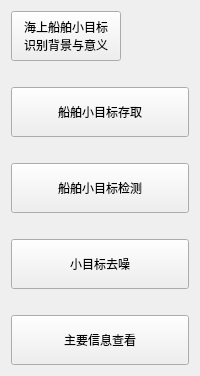
        <widget class="QWidget" name="mainMenuWidget" native="true">
         <property name="sizePolicy">
          <sizepolicy hsizetype="Fixed" vsizetype="Preferred">
           <horstretch>0</horstretch>
           <verstretch>0</verstretch>
          </sizepolicy>
         </property>
         <property name="styleSheet">
          <string notr="true"/>
         </property>
         <layout class="QVBoxLayout" name="verticalLayout_6">
          <item>
           <layout class="QVBoxLayout" name="verticalLayout_7">
            <item>
             <widget class="QPushButton" name="backgroundAnalysisBtn">
              <property name="sizePolicy">
               <sizepolicy hsizetype="Fixed" vsizetype="Fixed">
                <horstretch>0</horstretch>
                <verstretch>0</verstretch>
               </sizepolicy>
              </property>
              <property name="minimumSize">
               <size>
                <width>110</width>
                <height>50</height>
               </size>
              </property>
              <property name="layoutDirection">
               <enum>Qt::LeftToRight</enum>
              </property>
              <property name="text">
               <string>海上船舶小目标
识别背景与意义</string>
              </property>
              <property name="autoRepeat">
               <bool>false</bool>
              </property>
              <property name="autoExclusive">
               <bool>false</bool>
              </property>
              <property name="autoRepeatDelay">
               <number>300</number>
              </property>
             </widget>
            </item>
            <item>
             <spacer name="horizontalSpacer_11">
              <property name="orientation">
               <enum>Qt::Horizontal</enum>
              </property>
              <property name="sizeHint" stdset="0">
               <size>
                <width>40</width>
                <height>20</height>
               </size>
              </property>
             </spacer>
            </item>
            <item>
             <widget class="QPushButton" name="targetAccessBtn">
              <property name="sizePolicy">
               <sizepolicy hsizetype="Minimum" vsizetype="Fixed">
                <horstretch>0</horstretch>
                <verstretch>0</verstretch>
               </sizepolicy>
              </property>
              <property name="minimumSize">
               <size>
                <width>110</width>
                <height>50</height>
               </size>
              </property>
              <property name="layoutDirection">
               <enum>Qt::LeftToRight</enum>
              </property>
              <property name="text">
               <string>船舶小目标存取</string>
              </property>
              <property name="autoRepeat">
               <bool>false</bool>
              </property>
              <property name="autoExclusive">
               <bool>false</bool>
              </property>
              <property name="autoRepeatDelay">
               <number>300</number>
              </property>
             </widget>
            </item>
            <item>
             <spacer name="horizontalSpacer_12">
              <property name="orientation">
               <enum>Qt::Horizontal</enum>
              </property>
              <property name="sizeHint" stdset="0">
               <size>
                <width>40</width>
                <height>20</height>
               </size>
              </property>
             </spacer>
            </item>
            <item>
             <widget class="QPushButton" name="targetDectionBtn">
              <property name="sizePolicy">
               <sizepolicy hsizetype="Minimum" vsizetype="Fixed">
                <horstretch>0</horstretch>
                <verstretch>0</verstretch>
               </sizepolicy>
              </property>
              <property name="minimumSize">
               <size>
                <width>110</width>
                <height>50</height>
               </size>
              </property>
              <property name="layoutDirection">
               <enum>Qt::LeftToRight</enum>
              </property>
              <property name="text">
               <string>船舶小目标检测</string>
              </property>
              <property name="autoRepeat">
               <bool>false</bool>
              </property>
              <property name="autoExclusive">
               <bool>false</bool>
              </property>
              <property name="autoRepeatDelay">
               <number>300</number>
              </property>
             </widget>
            </item>
            <item>
             <spacer name="horizontalSpacer_13">
              <property name="orientation">
               <enum>Qt::Horizontal</enum>
              </property>
              <property name="sizeHint" stdset="0">
               <size>
                <width>40</width>
                <height>20</height>
               </size>
              </property>
             </spacer>
            </item>
            <item>
             <widget class="QPushButton" name="noiseReductionBtn">
              <property name="sizePolicy">
               <sizepolicy hsizetype="Minimum" vsizetype="Fixed">
                <horstretch>0</horstretch>
                <verstretch>0</verstretch>
               </sizepolicy>
              </property>
              <property name="minimumSize">
               <size>
                <width>110</width>
                <height>50</height>
               </size>
              </property>
              <property name="layoutDirection">
               <enum>Qt::LeftToRight</enum>
              </property>
              <property name="text">
               <string>小目标去噪</string>
              </property>
              <property name="autoRepeat">
               <bool>false</bool>
              </property>
              <property name="autoExclusive">
               <bool>false</bool>
              </property>
              <property name="autoRepeatDelay">
               <number>300</number>
              </property>
             </widget>
            </item>
            <item>
             <spacer name="horizontalSpacer_14">
              <property name="orientation">
               <enum>Qt::Horizontal</enum>
              </property>
              <property name="sizeHint" stdset="0">
               <size>
                <width>40</width>
                <height>20</height>
               </size>
              </property>
             </spacer>
            </item>
            <item>
             <widget class="QPushButton" name="mainInfoBtn">
              <property name="sizePolicy">
               <sizepolicy hsizetype="Minimum" vsizetype="Fixed">
                <horstretch>0</horstretch>
                <verstretch>0</verstretch>
               </sizepolicy>
              </property>
              <property name="minimumSize">
               <size>
                <width>110</width>
                <height>50</height>
               </size>
              </property>
              <property name="layoutDirection">
               <enum>Qt::LeftToRight</enum>
              </property>
              <property name="text">
               <string>主要信息查看</string>
              </property>
              <property name="autoRepeat">
               <bool>false</bool>
              </property>
              <property name="autoExclusive">
               <bool>false</bool>
              </property>
              <property name="autoRepeatDelay">
               <number>300</number>
              </property>
             </widget>
            </item>
           </layout>
          </item>
         </layout>
        </widget>
